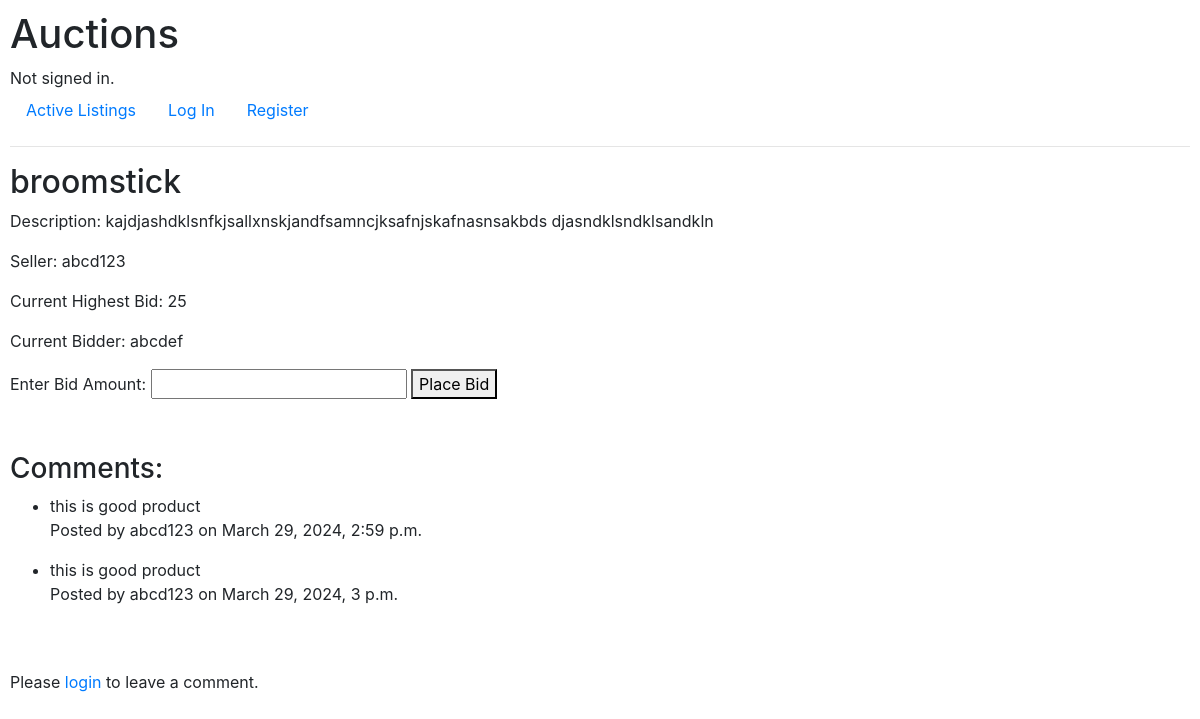
The app's page /listing/1/ with its own data.
### auctions/models.py (models this page shows, shortened)
class Listing(models.Model):
    seller = models.ForeignKey(User, on_delete=models.CASCADE)
    name = models.CharField(max_length=100,unique=True)
    image = models.ImageField(null=True, blank=True)
    desc = models.TextField()
    current_highest_bid = models.IntegerField(default=0)
    current_bidder = models.ForeignKey(User, on_delete=models.SET_NULL, null=True, blank=True, related_name='current_bids')

class User(AbstractUser):
    pass

class Comment(models.Model):
    listing = models.ForeignKey(Listing,on_delete=models.CASCADE,null=True,related_name='comments')
    user=models.ForeignKey(User, on_delete=models.CASCADE)
    comment=models.TextField()
    timestamp = models.DateTimeField(default=timezone.now)

### auctions/views.py (the view)
# urls.py: path('listing/<int:listing_id>/', views.listing_description, name='listing_description'),
def listing_description(request, listing_id):
    listing = get_object_or_404(Listing, pk=listing_id)
    comments = listing.comments.all()
    if request.method == 'POST':
        content = request.POST.get('comment_content')
        if content:
            new_comment = Comment.objects.create(listing=listing, user=request.user, comment=content)
            return HttpResponseRedirect(reverse('listing_description', args=[listing_id]))
    return render(request, 'auctions/listing_description.html', {'listing': listing, 'comments': comments})

### auctions/templates/auctions/listing_description.html (shortened to what this page needs)
{% extends "auctions/layout.html" %}
{% block body %}
<h2>{{ listing.name }}</h2>
<p>Description: {{ listing.desc }}</p>
<p>Seller: {{listing.seller.username}}</p>
<p>Current Highest Bid: {{ listing.current_highest_bid }}</p>
<p>Current Bidder: {{ listing.current_bidder.username }}</p>
<form method="post" action="{% url 'place_bid' listing.id %}">
    <label for="bid_amount">Enter Bid Amount:</label>
    <input type="" id="bid_amount" name="bid_amount">
    <button type="submit">Place Bid</button>
</form>
<br>
<br>
{% if comments %}
    <h3>Comments:</h3>
    <ul>
        {% for comment in comments %}
            <li>{{ comment.comment }}</li>
            <p>Posted by {{ comment.user.username }} on {{ comment.timestamp }}</p>
        {% endfor %}
    </ul>
{% else %}
    <p>No comments yet.</p>
{% endif %}
<br>
<br>
{% if user.is_authenticated %}
    <form method="post" action="{% url 'listing_description' listing.id %}">
        {% csrf_token %}
        <label for="comment_content">Add a Comment:</label><br>
        <textarea id="comment_content" name="comment_content" rows="4" cols="50"></textarea><br>
        <button type="submit">Submit</button>
    </form>
{% else %}
    <p>Please <a href="{% url 'login' %}">login</a> to leave a comment.</p>
{% endif %}
{% endblock %}

### auctions/static/auctions/styles.css (style rules this page uses)
body { padding: 10px; }

### records on screen
Listing: name "broomstick", desc "kajdjashdklsnfkjsallxnskjandfsamncjksafnjskafnasnsakbds djasndklsndklsandkln", seller.username "abcd123", current_highest_bid "25", current_bidder.username "abcdef"
Comment: comment "this is good product", user.username "abcd123", timestamp "March 29, 2024, 2:59 p.m."
Comment: comment "this is good product", user.username "abcd123", timestamp "March 29, 2024, 3 p.m."
